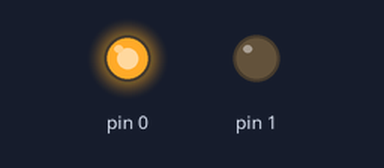
Bench run of a sketch on a simulated Arduino Uno, built with avr-gcc and run on an emulated ATmega328P. Parts: output pins drawn as LEDs (lit = HIGH). Pins used as bus, display or sensor lines are not drawn.

Above: at 0.2 s.
At 5.7 s:
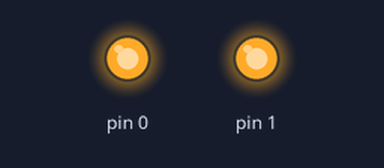
At 10.5 s:
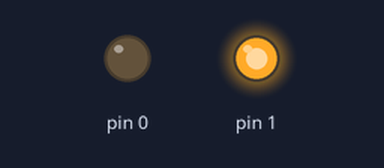
Timing chart, 0 to 14.3 s (numbered marks = the images above):
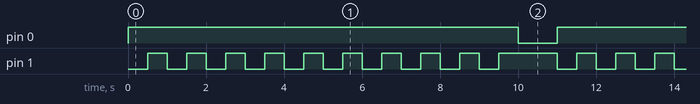

Measured:
- by itself, pin 0: alternates HIGH for 10.0 s and LOW for 1.0 s
- by itself, pin 1: repeats every 11.0 s: 8 × (LOW 0.50 s, HIGH 0.50 s), LOW 0.50 s, HIGH 1.5 s, LOW 0.50 s, HIGH 0.50 s
- by itself, everything shown: repeats every 11.0 s, in 21 steps

The sketch:

arduino_test.ino
```cpp
/* USB Logic Analyzer 24Mhz 8CH [B008] : http://rdiot.tistory.com/138 [RDIoT Demo] */

void setup()
{
  pinMode(0, OUTPUT);
  pinMode(1, OUTPUT);
  pinMode(2, OUTPUT);
}

void loop() {
  // PIN0 - HIGH
  digitalWrite(0, HIGH);

  // PIN1 - 10sec
  for (int i=0; i<10; i++) {
    digitalWrite(1, LOW);
          //PIN2 - 5.125us * 3 times
          digitalWrite(2, HIGH);
          digitalWrite(2, LOW);
          digitalWrite(2, HIGH);
          digitalWrite(2, LOW);
          digitalWrite(2, HIGH);
          digitalWrite(2, LOW);
    // PIN1 - 0.5 sec
    delay(500);
    digitalWrite(1, HIGH);
    // PIN1 - 0.5 sec
    delay(500);
  }

  // PIN0 - LOW
  digitalWrite(0, LOW);

  // Delay 1sec
  delay(1000);
}
```
